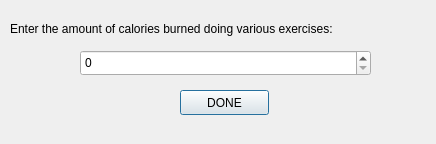
<?xml version="1.0" encoding="UTF-8"?>
<ui version="4.0">
 <class>DailyExercise</class>
 <widget class="QDialog" name="DailyExercise">
  <property name="geometry">
   <rect>
    <x>0</x>
    <y>0</y>
    <width>436</width>
    <height>144</height>
   </rect>
  </property>
  <property name="windowTitle">
   <string>Dialog</string>
  </property>
  <widget class="QLabel" name="label">
   <property name="geometry">
    <rect>
     <x>10</x>
     <y>20</y>
     <width>421</width>
     <height>17</height>
    </rect>
   </property>
   <property name="text">
    <string>Enter the amount of calories burned doing various exercises:</string>
   </property>
  </widget>
  <widget class="QSpinBox" name="calories">
   <property name="geometry">
    <rect>
     <x>80</x>
     <y>50</y>
     <width>291</width>
     <height>26</height>
    </rect>
   </property>
  </widget>
  <widget class="QPushButton" name="pushButton">
   <property name="geometry">
    <rect>
     <x>180</x>
     <y>90</y>
     <width>89</width>
     <height>25</height>
    </rect>
   </property>
   <property name="text">
    <string>DONE</string>
   </property>
  </widget>
 </widget>
 <resources/>
 <connections/>
</ui>
